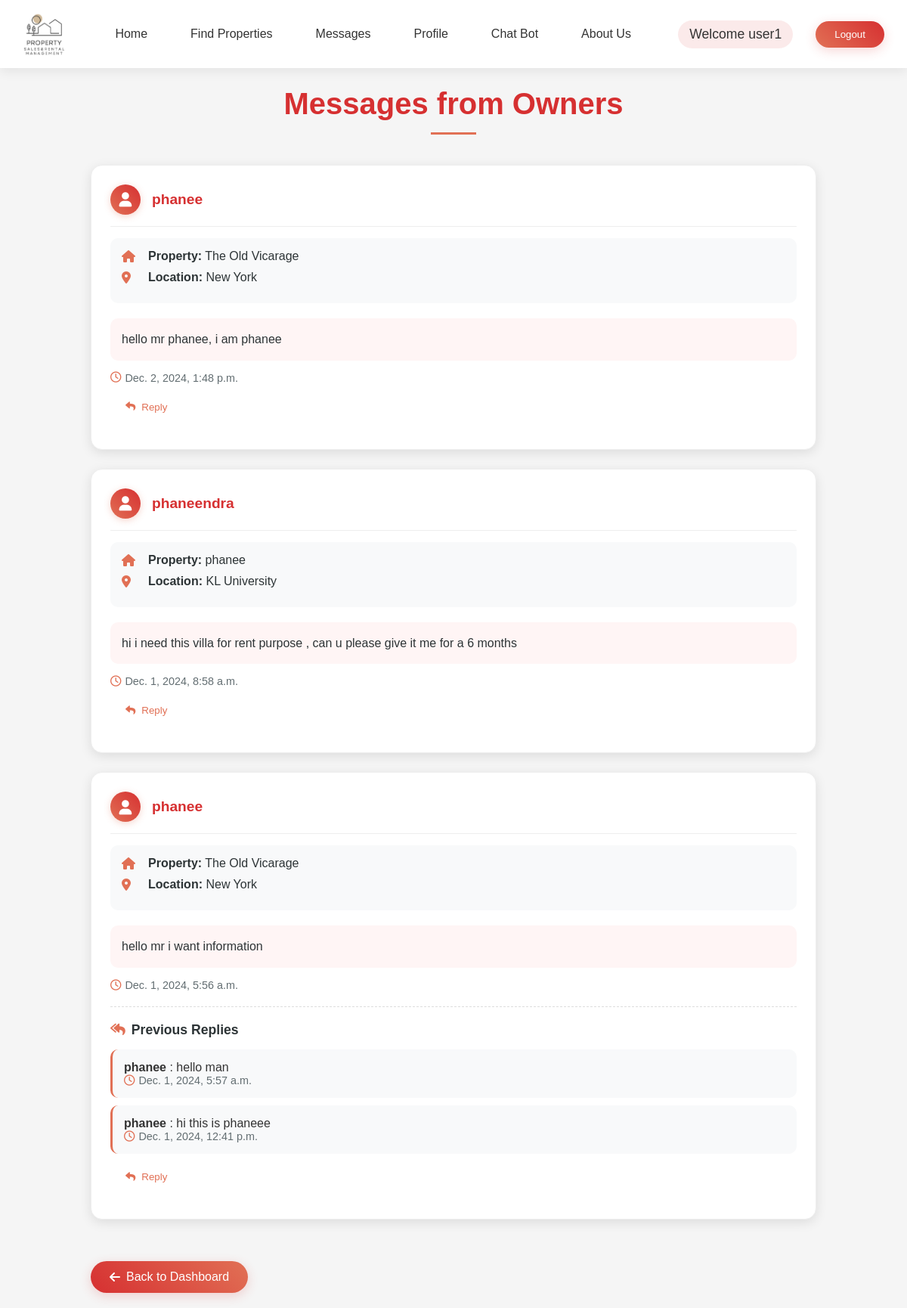
/messages/ (signed in), run on an earlier commit of the app's database.
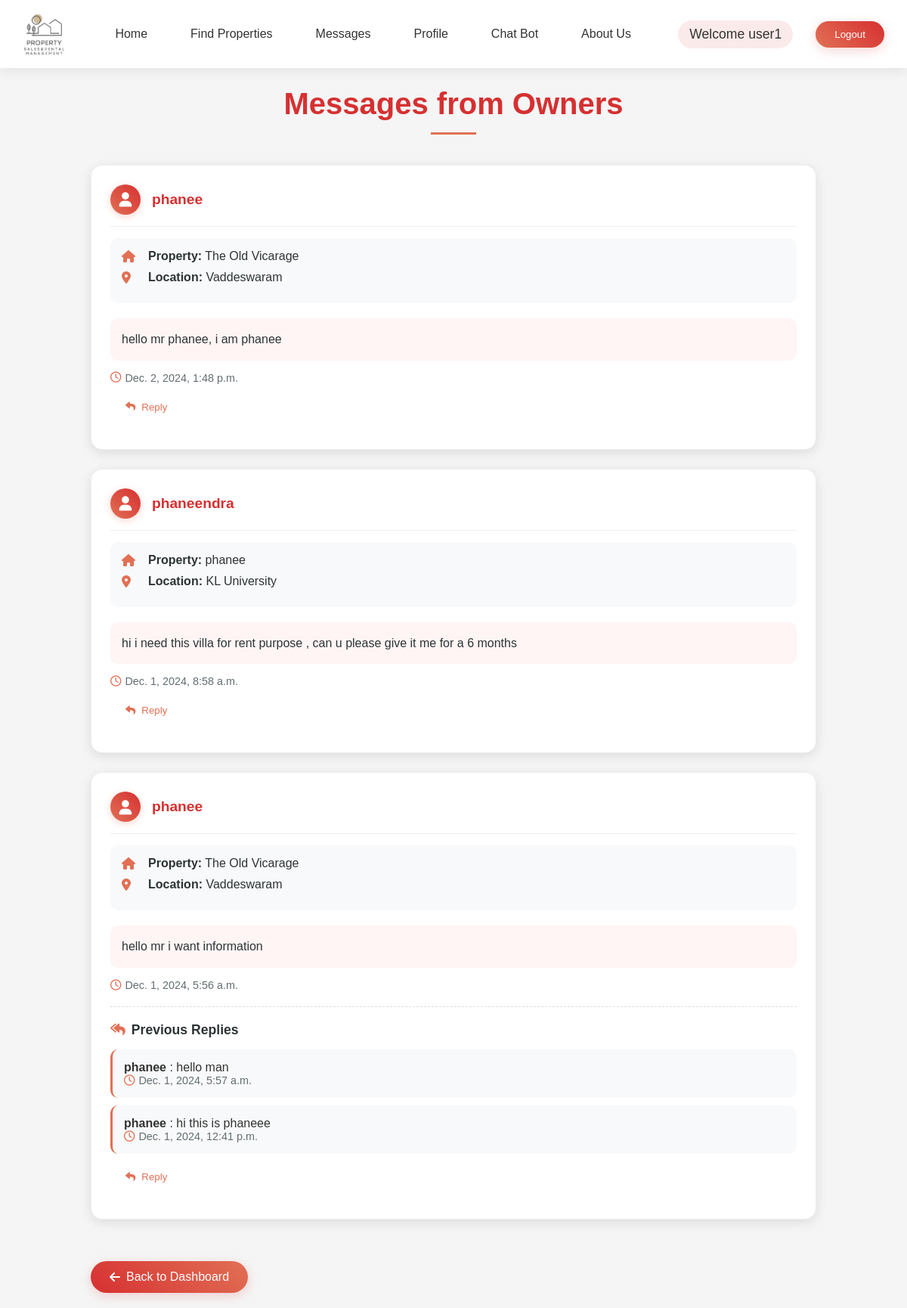
And on a later commit of the database.
### ownerapp/models.py (models this page shows, shortened)
class Message(models.Model):
    tenant = models.ForeignKey(User, on_delete=models.CASCADE, related_name='sent_messages')
    owner = models.ForeignKey(User, on_delete=models.CASCADE)
    property = models.ForeignKey('Property', on_delete=models.CASCADE, null=True, blank=True)
    content = models.TextField()
    timestamp = models.DateTimeField(auto_now_add=True)

class Property(models.Model):
    PROPERTY_TYPE_CHOICES = [
        ('Rent', 'Rent'),
        ('Sale', 'Sale'),
    ]
    OCCUPANCY_CHOICES = [
        ('Available', 'Available'),
        ('Not Available', 'Not Available'),
    ]
    PARKING = [
        ('Available', 'Available'),
        ('Not Available', 'Not Available'),
    ]
    title = models.CharField(max_length=200)
    image = models.ImageField(upload_to='property_images/')
    image_2 = models.ImageField(upload_to='property_images/', blank=True, null=True)
    image_3 = models.ImageField(upload_to='property_images/', blank=True, null=True)
    overview = models.TextField(max_length=100)
    location = models.CharField(max_length=200)
    location_url = models.URLField(max_length=500, blank=True, null=True, help_text="OpenStreetMap URL for the property location")
    address = models.TextField(max_length=300, blank=True, null=True)
    property_type = models.CharField(max_length=10, choices=PROPERTY_TYPE_CHOICES, default='Rent')
    price = models.DecimalField(max_digits=10, decimal_places=2)
    description = models.TextField()
    size = models.PositiveIntegerField()
    bedrooms = models.PositiveIntegerField()
    bathrooms = models.PositiveIntegerField()
    parking = models.CharField(max_length=20,choices=PARKING,default='Available')
    year_built = models.PositiveIntegerField()
    flooring_type = models.CharField(max_length=100)
    owner_name = models.CharField(max_length=100, default='Unknown Owner')
    email = models.EmailField()
    phone = models.CharField(max_length=15)
    occupancy_status = models.CharField(max_length=20,choices=OCCUPANCY_CHOICES,default='Available')
    owner = models.ForeignKey(User, on_delete=models.CASCADE, related_name='properties', default=1)

### tenentapp/views.py (the view)
# urls.py: path('messages/', views.tenant_messages, name='tenant_messages'),
@login_required
def tenant_messages(request):
    tenant_messages = Message.objects.filter(tenant=request.user).order_by('-timestamp')  # assuming tenant is logged in
    return render(request, 'tenentapp/messages.html', {'tenant_messages': tenant_messages})

### templates/tenentApp/messages.html (shortened to what this page needs)
{% load static %}
<html lang="en">
<head>
    <link rel="stylesheet" href="https://cdnjs.cloudflare.com/ajax/libs/font-awesome/6.0.0/css/all.min.css">
    <link rel="stylesheet" href="{% static 'css/adminApp/homepage.css' %}">
</head>
<body>
    {% include 'Navbar/tenentNavBar.html' %}
    <div class="messages-container">
        <h1 class="messages-header">Messages from Owners</h1>
        {% if tenant_messages %}
            <div class="messages-list">
                {% for message in tenant_messages %}
                    <div class="message-card" data-index="{{ forloop.counter0 }}">
                        <div class="sender-info">
                            <div class="sender-avatar">
                                <i class="fas fa-user"></i>
                            </div>
                            <h5 class="sender-name">{{ message.owner.username }}</h5>
                        </div>
                        <div class="property-info">
                            <div class="info-item">
                                <i class="fas fa-home"></i>
                                <span><strong>Property:</strong> {{ message.property.title }}</span>
                            </div>
                            <div class="info-item">
                                <i class="fas fa-map-marker-alt"></i>
                                <span><strong>Location:</strong> {{ message.property.location }}</span>
                            </div>
                        </div>
                        <div class="message-content">
                            {{ message.content }}
                        </div>
                        <div class="timestamp">
                            <i class="far fa-clock"></i>
                            {{ message.timestamp }}
                        </div>
                        {% if message.replies.all %}
                            <div class="replies-section">
                                <h6 class="replies-header">
                                    <i class="fas fa-reply-all"></i>
                                    Previous Replies
                                </h6>
                                {% for reply in message.replies.all %}
                                    <div class="reply-item">
                                        <strong>
                                            {% if reply.owner %}
                                                {{ reply.owner.username }}
                                            {% elif reply.tenant %}
                                                {{ reply.tenant.username }}
                                            {% else %}
                                                Anonymous
                                            {% endif %}
                                        </strong>:
                                        {{ reply.content }}
                                        <div class="timestamp">
                                            <i class="far fa-clock"></i>
                                            {{ reply.timestamp }}
                                        </div>
                                    </div>
                                {% endfor %}
                            </div>
                        {% endif %}
                        <button class="reply-btn" onclick="toggleReplyForm({{ message.id }})">
                            <i class="fas fa-reply"></i>
                            Reply
                        </button>
                    </div>
                {% endfor %}
            </div>
        {% else %}
            <div class="no-messages">
                <i class="fas fa-inbox fa-3x"></i>
                <p>You have no messages at the moment.</p>
            </div>
        {% endif %}
        <a href="{% url 'tenentapp:tenenthomepage' %}" class="back-btn">
            <i class="fas fa-arrow-left"></i>
            Back to Dashboard
        </a>
    </div>
</body>
</html>

What changed in the data, as far as the page shows it:
changed through a linked row, Message "hello mr phanee, i am phanee": property.location "New York" → "Vaddeswaram"
changed through a linked row, Message "hello mr i want information": property.location "New York" → "Vaddeswaram"
